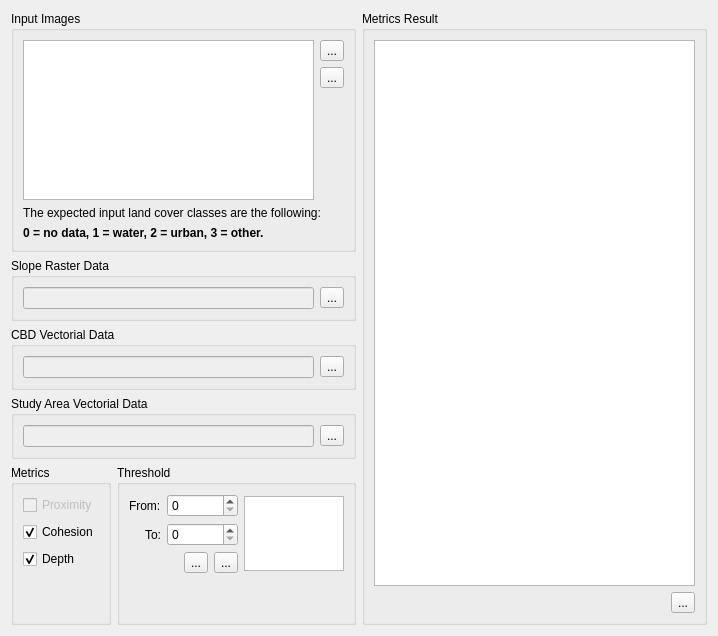
<?xml version="1.0" encoding="UTF-8"?>
<ui version="4.0">
 <class>SprawlMetricsWidgetForm</class>
 <widget class="QWidget" name="SprawlMetricsWidgetForm">
  <property name="geometry">
   <rect>
    <x>0</x>
    <y>0</y>
    <width>718</width>
    <height>636</height>
   </rect>
  </property>
  <property name="windowTitle">
   <string>Sprawl Metrics</string>
  </property>
  <layout class="QGridLayout" name="gridLayout_21">
   <item row="0" column="0">
    <layout class="QGridLayout" name="gridLayout_20">
     <item row="0" column="0">
      <layout class="QGridLayout" name="gridLayout_19">
       <item row="4" column="0">
        <layout class="QGridLayout" name="gridLayout_18">
         <item row="0" column="0">
          <widget class="QGroupBox" name="groupBox_6">
           <property name="title">
            <string>Metrics</string>
           </property>
           <property name="flat">
            <bool>true</bool>
           </property>
           <layout class="QGridLayout" name="gridLayout_11">
            <item row="0" column="0">
             <widget class="QCheckBox" name="m_proximityCheckBox">
              <property name="enabled">
               <bool>false</bool>
              </property>
              <property name="text">
               <string>Proximity</string>
              </property>
              <property name="checked">
               <bool>false</bool>
              </property>
             </widget>
            </item>
            <item row="2" column="0">
             <widget class="QCheckBox" name="m_depthCheckBox">
              <property name="text">
               <string>Depth</string>
              </property>
              <property name="checked">
               <bool>true</bool>
              </property>
             </widget>
            </item>
            <item row="1" column="0">
             <widget class="QCheckBox" name="m_cohesionCheckBox">
              <property name="text">
               <string>Cohesion</string>
              </property>
              <property name="checked">
               <bool>true</bool>
              </property>
             </widget>
            </item>
            <item row="3" column="0">
             <spacer name="verticalSpacer_5">
              <property name="orientation">
               <enum>Qt::Vertical</enum>
              </property>
              <property name="sizeType">
               <enum>QSizePolicy::Minimum</enum>
              </property>
              <property name="sizeHint" stdset="0">
               <size>
                <width>20</width>
                <height>40</height>
               </size>
              </property>
             </spacer>
            </item>
           </layout>
          </widget>
         </item>
         <item row="0" column="1">
          <widget class="QGroupBox" name="groupBox_5">
           <property name="title">
            <string>Threshold</string>
           </property>
           <property name="flat">
            <bool>true</bool>
           </property>
           <layout class="QGridLayout" name="gridLayout_13">
            <item row="0" column="0">
             <layout class="QGridLayout" name="gridLayout_10">
              <item row="0" column="0">
               <layout class="QGridLayout" name="gridLayout_7">
                <item row="0" column="0">
                 <layout class="QGridLayout" name="gridLayout_12">
                  <item row="0" column="1" colspan="3">
                   <widget class="QSpinBox" name="m_fromSpinBox"/>
                  </item>
                  <item row="2" column="3">
                   <widget class="QToolButton" name="m_removeThresholdToolButton">
                    <property name="text">
                     <string>...</string>
                    </property>
                   </widget>
                  </item>
                  <item row="0" column="0">
                   <widget class="QLabel" name="label">
                    <property name="text">
                     <string>From:</string>
                    </property>
                   </widget>
                  </item>
                  <item row="1" column="0">
                   <widget class="QLabel" name="label_2">
                    <property name="text">
                     <string>To:</string>
                    </property>
                    <property name="alignment">
                     <set>Qt::AlignRight|Qt::AlignTrailing|Qt::AlignVCenter</set>
                    </property>
                   </widget>
                  </item>
                  <item row="1" column="1" colspan="3">
                   <widget class="QSpinBox" name="m_toSpinBox"/>
                  </item>
                  <item row="2" column="2">
                   <widget class="QToolButton" name="m_addThresholdToolButton">
                    <property name="text">
                     <string>...</string>
                    </property>
                   </widget>
                  </item>
                 </layout>
                </item>
                <item row="0" column="1">
                 <widget class="QListWidget" name="m_thresholdListWidget">
                  <property name="sizePolicy">
                   <sizepolicy hsizetype="Expanding" vsizetype="Minimum">
                    <horstretch>0</horstretch>
                    <verstretch>0</verstretch>
                   </sizepolicy>
                  </property>
                  <property name="minimumSize">
                   <size>
                    <width>100</width>
                    <height>75</height>
                   </size>
                  </property>
                  <property name="maximumSize">
                   <size>
                    <width>100</width>
                    <height>75</height>
                   </size>
                  </property>
                  <property name="dragDropMode">
                   <enum>QAbstractItemView::InternalMove</enum>
                  </property>
                  <property name="defaultDropAction">
                   <enum>Qt::TargetMoveAction</enum>
                  </property>
                  <property name="alternatingRowColors">
                   <bool>true</bool>
                  </property>
                  <property name="selectionMode">
                   <enum>QAbstractItemView::MultiSelection</enum>
                  </property>
                 </widget>
                </item>
               </layout>
              </item>
              <item row="1" column="0">
               <spacer name="verticalSpacer">
                <property name="orientation">
                 <enum>Qt::Vertical</enum>
                </property>
                <property name="sizeType">
                 <enum>QSizePolicy::Minimum</enum>
                </property>
                <property name="sizeHint" stdset="0">
                 <size>
                  <width>20</width>
                  <height>40</height>
                 </size>
                </property>
               </spacer>
              </item>
             </layout>
            </item>
           </layout>
          </widget>
         </item>
        </layout>
       </item>
       <item row="1" column="0">
        <widget class="QGroupBox" name="groupBox">
         <property name="title">
          <string>Slope Raster Data</string>
         </property>
         <property name="flat">
          <bool>true</bool>
         </property>
         <layout class="QGridLayout" name="gridLayout_2">
          <item row="0" column="0">
           <layout class="QGridLayout" name="gridLayout">
            <item row="0" column="0">
             <widget class="QLineEdit" name="m_slopeLineEdit">
              <property name="enabled">
               <bool>false</bool>
              </property>
             </widget>
            </item>
            <item row="0" column="1">
             <widget class="QToolButton" name="m_slopeRasterToolButton">
              <property name="text">
               <string>...</string>
              </property>
             </widget>
            </item>
           </layout>
          </item>
         </layout>
        </widget>
       </item>
       <item row="0" column="0">
        <widget class="QGroupBox" name="groupBox_7">
         <property name="title">
          <string>Input Images</string>
         </property>
         <property name="flat">
          <bool>true</bool>
         </property>
         <layout class="QGridLayout" name="gridLayout_14">
          <item row="0" column="0">
           <layout class="QGridLayout" name="gridLayout_15">
            <item row="0" column="0" rowspan="3">
             <widget class="QListWidget" name="m_imgFilesListWidget">
              <property name="dragDropMode">
               <enum>QAbstractItemView::InternalMove</enum>
              </property>
              <property name="defaultDropAction">
               <enum>Qt::TargetMoveAction</enum>
              </property>
             </widget>
            </item>
            <item row="1" column="1">
             <widget class="QToolButton" name="m_removeImageToolButton">
              <property name="text">
               <string>...</string>
              </property>
             </widget>
            </item>
            <item row="2" column="1">
             <spacer name="verticalSpacer_3">
              <property name="orientation">
               <enum>Qt::Vertical</enum>
              </property>
              <property name="sizeType">
               <enum>QSizePolicy::Minimum</enum>
              </property>
              <property name="sizeHint" stdset="0">
               <size>
                <width>20</width>
                <height>40</height>
               </size>
              </property>
             </spacer>
            </item>
            <item row="0" column="1">
             <widget class="QToolButton" name="m_addImageToolButton">
              <property name="text">
               <string>...</string>
              </property>
             </widget>
            </item>
           </layout>
          </item>
          <item row="1" column="0">
           <widget class="QLabel" name="label_7">
            <property name="text">
             <string>The expected input land cover classes are the following: </string>
            </property>
           </widget>
          </item>
          <item row="2" column="0">
           <widget class="QLabel" name="label_8">
            <property name="font">
             <font>
              <weight>75</weight>
              <bold>true</bold>
             </font>
            </property>
            <property name="text">
             <string>0 = no data, 1 = water, 2 = urban, 3 = other.</string>
            </property>
           </widget>
          </item>
         </layout>
        </widget>
       </item>
       <item row="2" column="0">
        <widget class="QGroupBox" name="groupBox_2">
         <property name="title">
          <string>CBD Vectorial Data</string>
         </property>
         <property name="flat">
          <bool>true</bool>
         </property>
         <layout class="QGridLayout" name="gridLayout_3">
          <item row="0" column="0">
           <layout class="QGridLayout" name="gridLayout_4">
            <item row="0" column="0">
             <widget class="QLineEdit" name="m_cbdVecLineEdit">
              <property name="enabled">
               <bool>false</bool>
              </property>
             </widget>
            </item>
            <item row="0" column="1">
             <widget class="QToolButton" name="m_cbdVecToolButton">
              <property name="text">
               <string>...</string>
              </property>
             </widget>
            </item>
           </layout>
          </item>
         </layout>
        </widget>
       </item>
       <item row="3" column="0">
        <widget class="QGroupBox" name="groupBox_3">
         <property name="title">
          <string>Study Area Vectorial Data</string>
         </property>
         <property name="flat">
          <bool>true</bool>
         </property>
         <layout class="QGridLayout" name="gridLayout_5">
          <item row="0" column="0">
           <layout class="QGridLayout" name="gridLayout_6">
            <item row="0" column="0">
             <widget class="QLineEdit" name="m_studyAreaVecLineEdit">
              <property name="enabled">
               <bool>false</bool>
              </property>
             </widget>
            </item>
            <item row="0" column="1">
             <widget class="QToolButton" name="m_studyAreaVecToolButton">
              <property name="text">
               <string>...</string>
              </property>
             </widget>
            </item>
           </layout>
          </item>
         </layout>
        </widget>
       </item>
      </layout>
     </item>
     <item row="0" column="1">
      <widget class="QGroupBox" name="groupBox_4">
       <property name="title">
        <string>Metrics Result</string>
       </property>
       <property name="flat">
        <bool>true</bool>
       </property>
       <layout class="QGridLayout" name="gridLayout_9">
        <item row="0" column="0">
         <layout class="QGridLayout" name="gridLayout_8">
          <item row="0" column="0" colspan="2">
           <widget class="QTableWidget" name="m_metricsTableWidget">
            <property name="minimumSize">
             <size>
              <width>300</width>
              <height>0</height>
             </size>
            </property>
           </widget>
          </item>
          <item row="1" column="0">
           <spacer name="horizontalSpacer_2">
            <property name="orientation">
             <enum>Qt::Horizontal</enum>
            </property>
            <property name="sizeHint" stdset="0">
             <size>
              <width>40</width>
              <height>20</height>
             </size>
            </property>
           </spacer>
          </item>
          <item row="1" column="1">
           <widget class="QToolButton" name="m_exportMetricsInfoToolButton">
            <property name="toolTip">
             <string>Export Indexes Informations...</string>
            </property>
            <property name="text">
             <string>...</string>
            </property>
           </widget>
          </item>
         </layout>
        </item>
       </layout>
      </widget>
     </item>
    </layout>
   </item>
  </layout>
 </widget>
 <tabstops>
  <tabstop>m_imgFilesListWidget</tabstop>
  <tabstop>m_addImageToolButton</tabstop>
  <tabstop>m_removeImageToolButton</tabstop>
  <tabstop>m_slopeLineEdit</tabstop>
  <tabstop>m_slopeRasterToolButton</tabstop>
  <tabstop>m_cbdVecLineEdit</tabstop>
  <tabstop>m_cbdVecToolButton</tabstop>
  <tabstop>m_studyAreaVecLineEdit</tabstop>
  <tabstop>m_studyAreaVecToolButton</tabstop>
  <tabstop>m_proximityCheckBox</tabstop>
 </tabstops>
 <resources/>
 <connections>
  <connection>
   <sender>m_proximityCheckBox</sender>
   <signal>toggled(bool)</signal>
   <receiver>groupBox_5</receiver>
   <slot>setEnabled(bool)</slot>
   <hints>
    <hint type="sourcelabel">
     <x>155</x>
     <y>531</y>
    </hint>
    <hint type="destinationlabel">
     <x>247</x>
     <y>530</y>
    </hint>
   </hints>
  </connection>
 </connections>
</ui>
